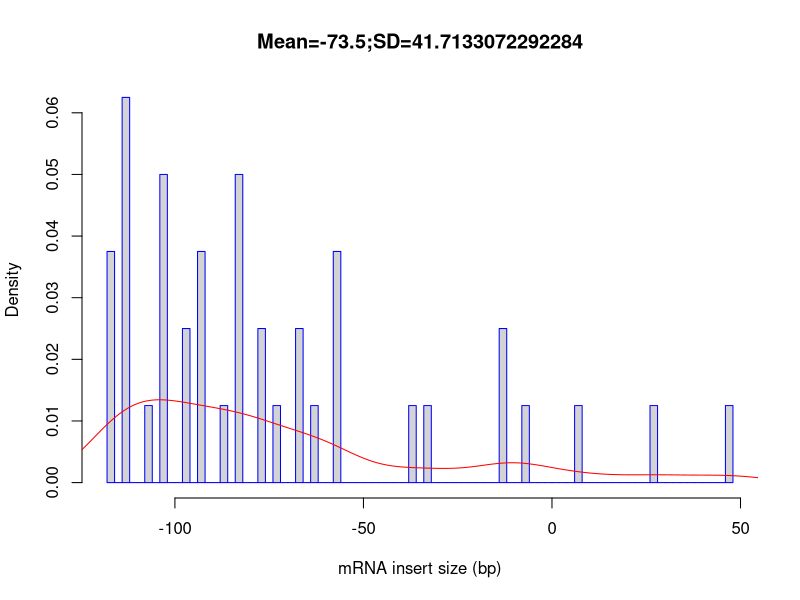

This chart was generated by the following R code:
out_file = 'Atha_Ler-0_sl_FLT_1G_Rep1'
pdf('Atha_Ler-0_sl_FLT_1G_Rep1.inner_distance_plot.pdf')
fragsize=rep(c(-147.5,-142.5,-137.5,-132.5,-127.5,-122.5,-117.5,-112.5,-107.5,-102.5,-97.5,-92.5,-87.5,-82.5,-77.5,-72.5,-67.5,-62.5,-57.5,-52.5,-47.5,-42.5,-37.5,-32.5,-27.5,-22.5,-17.5,-12.5,-7.5,-2.5,2.5,7.5,12.5,17.5,22.5,27.5,32.5,37.5,42.5,47.5,52.5,57.5,62.5,67.5,72.5,77.5,82.5,87.5,92.5,97.5,102.5,107.5,112.5,117.5,122.5,127.5,132.5,137.5,142.5,147.5,152.5,157.5,162.5,167.5,172.5,177.5,182.5,187.5,192.5,197.5,202.5,207.5,212.5,217.5,222.5,227.5,232.5,237.5,242.5,247.5,252.5,257.5,262.5,267.5,272.5,277.5,282.5,287.5,292.5,297.5,302.5,307.5,312.5,317.5,322.5,327.5,332.5,337.5,342.5,347.5),times=c(0,0,0,0,0,0,3,5,1,4,2,3,1,4,2,1,2,1,3,0,0,0,1,1,0,0,0,2,1,0,0,1,0,0,0,1,0,0,0,1,0,0,0,0,0,0,0,0,0,0,0,0,0,0,0,0,0,0,0,0,0,0,0,0,0,0,0,0,0,0,0,0,0,0,0,0,0,0,0,0,0,0,0,0,0,0,0,0,0,0,0,0,0,0,0,0,0,0,0,0))
frag_sd = sd(fragsize)
frag_mean = mean(fragsize)
frag_median = median(fragsize)
write(x=c("Name","Mean","Median","sd"), sep="	", file=stdout(),ncolumns=4)
write(c(out_file,frag_mean,frag_median,frag_sd),sep="	", file=stdout(),ncolumns=4)
hist(fragsize,probability=T,breaks=100,xlab="mRNA insert size (bp)",main=paste(c("Mean=",frag_mean,";","SD=",frag_sd),collapse=""),border="blue")
lines(density(fragsize,bw=10),col='red')
dev.off()
